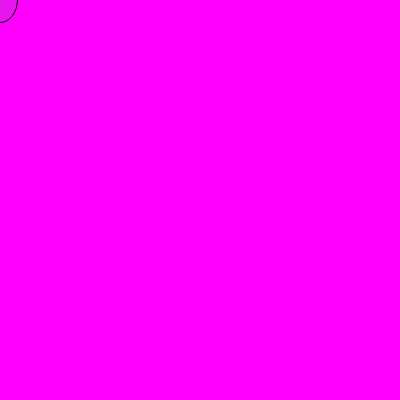
Frame 1 (no input)
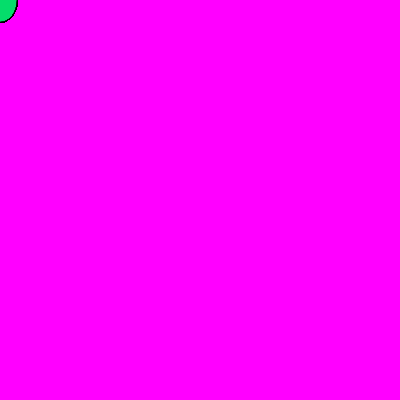
Frame 60 (no input)
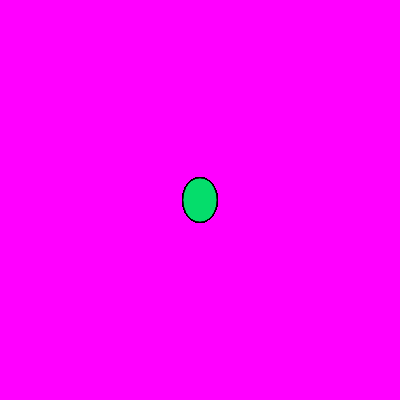
Frame 120 (the mouse pressed at the canvas centre since frame 60)

The p5.js sketch that drew these frames (run headless with seeded random() and noise() and a simulated clock; from frame 60 on, the mouse is pressed at the canvas centre):

// p5.js sketch
// ── sketch.js
function setup() {
  createCanvas(400, 400);
  background('magenta');
}

function draw() {
   fill(0, 225, 105,25);
  ellipse(mouseX,mouseY,35,45);

}

function mousePressed(){
  background('magenta');
}
